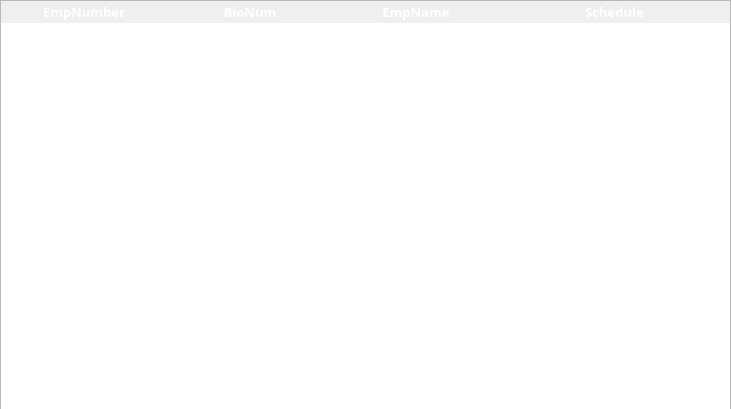
<?xml version="1.0" encoding="UTF-8"?>
<ui version="4.0">
 <class>Dialog</class>
 <widget class="QDialog" name="Dialog">
  <property name="geometry">
   <rect>
    <x>0</x>
    <y>0</y>
    <width>731</width>
    <height>409</height>
   </rect>
  </property>
  <property name="windowTitle">
   <string>Schedule</string>
  </property>
  <widget class="QTableWidget" name="SchedTable">
   <property name="geometry">
    <rect>
     <x>0</x>
     <y>0</y>
     <width>731</width>
     <height>411</height>
    </rect>
   </property>
   <property name="sizePolicy">
    <sizepolicy hsizetype="Fixed" vsizetype="Fixed">
     <horstretch>0</horstretch>
     <verstretch>0</verstretch>
    </sizepolicy>
   </property>
   <property name="font">
    <font>
     <family>Poppins SemiBold</family>
     <pointsize>10</pointsize>
     <weight>75</weight>
     <bold>true</bold>
    </font>
   </property>
   <property name="focusPolicy">
    <enum>Qt::ClickFocus</enum>
   </property>
   <property name="contextMenuPolicy">
    <enum>Qt::DefaultContextMenu</enum>
   </property>
   <property name="styleSheet">
    <string notr="true">/* Header Design */

QHeaderView::section {
	font-family: Poppins;
	font-weight: bold;
	font-size: 13px;
	color: white;
	background-color: &quot;#344273&quot;;
	border: none;
}

/* Style for the selected row */
QTableView::item:selected:active {
	 selection-background-color: &quot;#9DADDF&quot;;
}

/* Style for the alternate row */
QTableWidget {
	alternate-background-color: &quot;#DDDDDD&quot;;
}</string>
   </property>
   <property name="horizontalScrollBarPolicy">
    <enum>Qt::ScrollBarAlwaysOff</enum>
   </property>
   <property name="sizeAdjustPolicy">
    <enum>QAbstractScrollArea::AdjustIgnored</enum>
   </property>
   <property name="editTriggers">
    <set>QAbstractItemView::NoEditTriggers</set>
   </property>
   <property name="tabKeyNavigation">
    <bool>false</bool>
   </property>
   <property name="showDropIndicator" stdset="0">
    <bool>false</bool>
   </property>
   <property name="dragDropOverwriteMode">
    <bool>false</bool>
   </property>
   <property name="alternatingRowColors">
    <bool>true</bool>
   </property>
   <property name="selectionMode">
    <enum>QAbstractItemView::SingleSelection</enum>
   </property>
   <property name="selectionBehavior">
    <enum>QAbstractItemView::SelectRows</enum>
   </property>
   <property name="textElideMode">
    <enum>Qt::ElideRight</enum>
   </property>
   <property name="showGrid">
    <bool>false</bool>
   </property>
   <property name="gridStyle">
    <enum>Qt::SolidLine</enum>
   </property>
   <property name="cornerButtonEnabled">
    <bool>false</bool>
   </property>
   <property name="columnCount">
    <number>4</number>
   </property>
   <attribute name="horizontalHeaderVisible">
    <bool>true</bool>
   </attribute>
   <attribute name="horizontalHeaderCascadingSectionResizes">
    <bool>false</bool>
   </attribute>
   <attribute name="horizontalHeaderMinimumSectionSize">
    <number>50</number>
   </attribute>
   <attribute name="horizontalHeaderDefaultSectionSize">
    <number>166</number>
   </attribute>
   <attribute name="horizontalHeaderHighlightSections">
    <bool>true</bool>
   </attribute>
   <attribute name="horizontalHeaderShowSortIndicator" stdset="0">
    <bool>false</bool>
   </attribute>
   <attribute name="horizontalHeaderStretchLastSection">
    <bool>true</bool>
   </attribute>
   <attribute name="verticalHeaderVisible">
    <bool>false</bool>
   </attribute>
   <attribute name="verticalHeaderDefaultSectionSize">
    <number>31</number>
   </attribute>
   <attribute name="verticalHeaderHighlightSections">
    <bool>false</bool>
   </attribute>
   <column>
    <property name="text">
     <string>EmpNumber</string>
    </property>
   </column>
   <column>
    <property name="text">
     <string>BioNum</string>
    </property>
   </column>
   <column>
    <property name="text">
     <string>EmpName</string>
    </property>
    <property name="font">
     <font>
      <pointsize>8</pointsize>
     </font>
    </property>
   </column>
   <column>
    <property name="text">
     <string>Schedule</string>
    </property>
   </column>
  </widget>
 </widget>
 <resources/>
 <connections/>
</ui>
